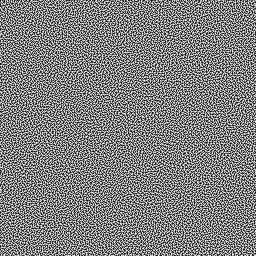
#> input picture noise.png, 256 x 256 px
$ python bluenoise_test.py
#> lines starting #> are read from the running program, lines starting #| are printed output that depends on the picture
from matplotlib.image import imread
import random
import math

# constants
kernelSize = 5
points = 16
marker = [ "ro", "bo", "mo", "co", "yo" ]		# Center, sample0, sample1, sample2, sample3

# image
img = imread('noise.png')
#> img is the input picture: shape (256, 256, 4) float32; mean R, G, B, A 0.498, 0.498, 0.498, 1
width = len(img)
#> width = 256
height = len(img[0])
#> height = 256

def generate(img, width, height, kernelSize, points, marker):

	# random point
#> called with width = 256, height = 256, kernelSize = 5, points = 16
	x = random.randint(kernelSize, width - kernelSize - 1)
#> x = 221
	y = random.randint(kernelSize, height - kernelSize - 1)
#> y = 103

	# kernel, sort by distance
	values = [ [], [], [], [] ]

	for i in range(-kernelSize, kernelSize):
		for j in range(-kernelSize, kernelSize):
			px = (i + x) % width
			py = (j + y) % height
			value = img[height - 1 - py][px][0]
			ii = i + .5
			jj = j + .5
			sqrDist = ii * ii + jj * jj
			t = math.floor(value * 4)

			if i == 0 and j == 0:
				values[0].append((px + py * width, 0, 0, value))
				values[1].append((px + py * width, 0, 0, value))
				values[2].append((px + py * width, 0, 0, value))
				values[3].append((px + py * width, 0, 0, value))
			else:
				values[t].append((px + py * width, sqrDist, random.random(), value))

	import matplotlib.pyplot as plt

	k = 1
	plt.plot(x, y, marker[0])

	print("static const float2 samples[4][", points ,"] = {")

	for value in values:
		value = sorted(value, key=lambda v: v[1] + v[2])
		value = value[0:points];

		print("\t{")

		index = 0

		for v in value:
			i = v[0] % width
			j = math.floor(v[0] / width)
			plt.plot(i + .5, j + .5, marker[k])

			if index % 4 == 0:
				print("\t\t", end="")

			if index == len(value) - 1:
				print("float2(", i - x, ", ", j - y, ")")
			else:
				print("float2(", i - x, ", ", j - y, "),", end =" ")

			if index % 4 == 3:
				print("")

			index += 1

		if k == len(values):
			print("\t}")
		else:
			print("\t},")

		k += 1
#> this loop made 4 passes
#> (printed output is left out)
#> after the loop, k = 5

	print("};")

	plt.imshow(img, extent=(0, width, 0, height))
	plt.axis([x - kernelSize, x + kernelSize, y - kernelSize, y + kernelSize])

	def press(event):
		if event.key == 'x':
			plt.close()
			generate(img, width, height, kernelSize, points, marker)

	plt.connect('key_press_event', press)
	plt.show()
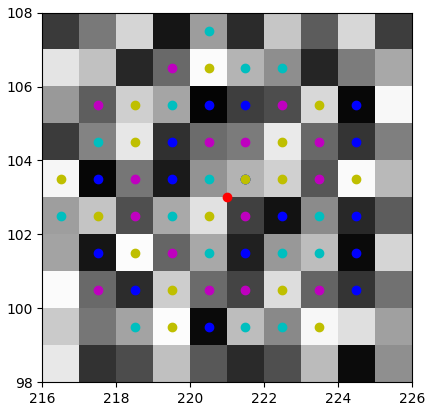
#> figure drawn by matplotlib, 1 panel

generate(img, width, height, kernelSize, points, marker)
